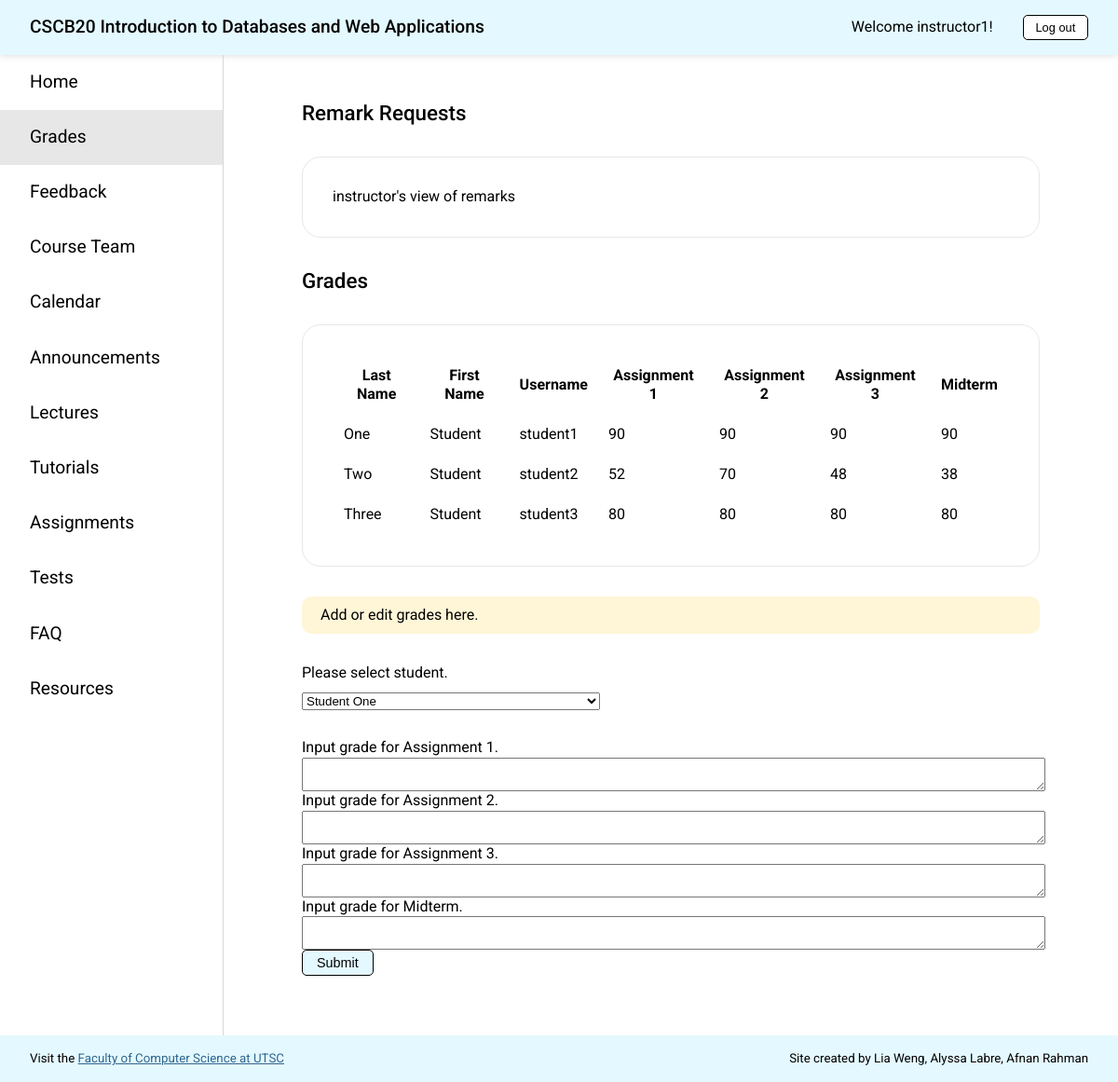
The app's page /grades (signed in), older data.
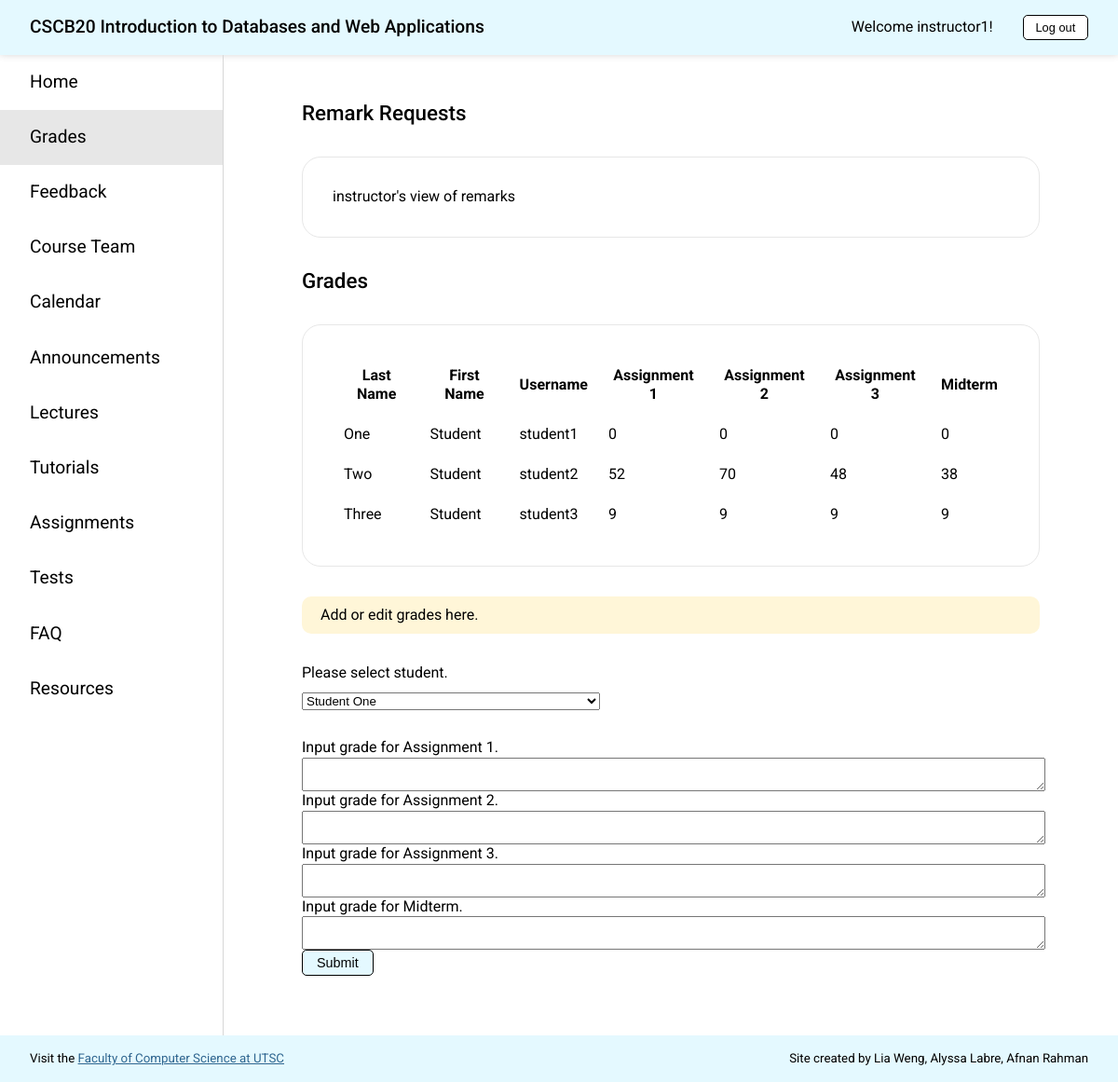
The same page, newer data.
### app.py (models this page shows, shortened)
class Student(db.Model):
    __tablename__ = 'Student'
    id = db.Column(db.Integer, primary_key=True)
    username = db.Column(db.String(20), unique=True, nullable=False)
    password = db.Column(db.String(20), nullable=False)
    first_name = db.Column(db.String(40), nullable=False)
    last_name = db.Column(db.String(40), nullable=False)
    a1 = db.Column(db.Integer)
    a2 = db.Column(db.Integer)
    a3 = db.Column(db.Integer)
    midterm = db.Column(db.Integer)
    remark = db.relationship('Remark', backref='student', lazy=True)

### app.py (the view)
@app.route('/grades', methods=['GET', 'POST'])
def grades():
    check_authorization()
    students = get_allstudents()
    if request.method == 'GET':
        if session['type'] == 'student':
            student = get_student(session['user'])
            return render_template('grades_s.html', page='grades', student=student)
        else:
            return render_template('grades_i.html', page='grades', students=students)
    else:
        return add_grades(request.form["student"], request.form["a1"], request.form["a2"], request.form["a3"], request.form["midterm"], students=students)

### app.py (called while the page is built)
def check_authorization():
    if "user" not in session:
        abort(403, "Please sign in to access this page.")

def get_allstudents():
    return Student.query.all()

### templates/grades_i.html (shortened to what this page needs)
<!DOCTYPE html>
<html lang="en">
<head>
  <link rel="stylesheet" href="{{ url_for('static', filename='styles.css') }}">
</head>
<body>
  {% extends "template.html" %}
  {% block content %}
  <div class="content">
    <h1 class="page-title">Remark Requests</h1>
    <div class="description">
      instructor's view of remarks
    </div>
    <h1 class="page-title">Grades</h1>
    <div class="description">
      <table class="grade-display">
        <tr>
          <th>Last Name</th>
          <th>First Name</th>
          <th>Username</th>
          <th>Assignment 1</th>
          <th>Assignment 2</th>
          <th>Assignment 3</th>
          <th>Midterm</th>
        </tr>
        {% for student in students %}
        <tr>
          <td>{{student.last_name}}</td>
          <td>{{student.first_name}}</td>
          <td>{{student.username}}</td>
          <td>{{student.a1}}</td>
          <td>{{student.a2}}</td>
          <td>{{student.a3}}</td>
          <td>{{student.midterm}}</td>
        </tr>
        {% endfor%}
      </table>
    </div>
    <p class="message">Add or edit grades here.</p>
    <form class="addgrades-form" action="http://127.0.0.1:5000/grades" method="post">
      <label for="student">Please select student.</label>
      <select name="student">
        {% for student in students %}
        <option value={{student.username}}>{{student.first_name}} {{student.last_name}}</option>
        {% endfor %}
      </select>
      <label for="a1">Input grade for Assignment 1.</label>
      <textarea id="a1" name="a1" maxlength="3"></textarea>
      <label for="a2">Input grade for Assignment 2.</label>
      <textarea id="a2" name="a2" maxlength="3"></textarea>
      <label for="a3">Input grade for Assignment 3.</label>
      <textarea id="a3" name="a3" maxlength="3"></textarea>
      <label for="midterm">Input grade for Midterm.</label>
      <textarea id="midterm" name="midterm" maxlength="midterm"></textarea>
      <div>
        <button type="submit">Submit</button>
      </div>
    </form>
  </div>
  {% endblock %}

### templates/template.html (shortened to what this page needs)
<!DOCTYPE html>
<html lang="en">
<head>
  <link rel="stylesheet" href="{{ url_for('static', filename='styles.css') }}">
</head>
<body>
  <div class="header">
    <h2>CSCB20 <span class="course-title">Introduction to Databases and Web Applications</span></h2>
    <div class="header-right">
      <p>Welcome {{session['user']}}!</p>
      <a href="{{url_for('logout')}}"><button class="logout-button">Log out</button></a>
    </div>
  </div>
  <div class="wrapper">
    <nav>
      <a href="{{ url_for('home') }}" class={% if page=="home" %} "selected" {% endif %}>
        Home
      </a>
      <a href="{{ url_for('grades') }}" class={% if page=="grades" %} "selected" {% endif %}>
        Grades
      </a>
      <a href="{{ url_for('feedback') }}" class={% if page=="feedback" %} "selected" {% endif %}>
        Feedback
      </a>
      <a href="{{ url_for('team') }}" class={% if page=="team" %} "selected" {% endif %}>
        Course&nbsp;Team
      </a>
      <a href="{{ url_for('calendar') }}" class={% if page=="calendar" %} "selected" {% endif %}>
        Calendar
      </a>
      <a href="{{ url_for('announcements') }}" class={% if page=="announcements" %} "selected" {% endif %}>
        Announcements
      </a>
      <a href="{{ url_for('lectures') }}" class={% if page=="lectures" %} "selected" {% endif %}>
        Lectures
      </a>
      <a href="{{ url_for('tutorials') }}" class={% if page=="tutorials" %} "selected" {% endif %}>
        Tutorials
      </a>
      <a href="{{ url_for('assignments') }}" class={% if page=="assignments" %} "selected" {% endif %}>
        Assignments
      </a>
      <a href="{{ url_for('tests') }}" class={% if page=="tests" %} "selected" {% endif %}>
        Tests
      </a>
      <a href="{{ url_for('faq') }}" class={% if page=="faq" %} "selected" {% endif %}>
        FAQ
      </a>
      <a href="{{ url_for('resources') }}" class={% if page=="resources" %} "selected" {% endif %}>
        Resources
      </a>
    </nav>
    {% block content %}
    {% endblock %}
  </div>
  <div class="footer">
    <small>Visit the <a href="https://www.utsc.utoronto.ca/cms/faculty-of-computer-science" target="_blank">Faculty of
        Computer Science
        at UTSC</a></small>
    <small>Site created by Lia Weng, Alyssa Labre, Afnan Rahman</small>
  </div>
</body>
</html>

### static/styles.css (style rules this page uses)
@media screen and (min-width: 770px) { html { font-size: 16px; } }
body { box-sizing: border-box; margin: 0; padding: 0; font-family: "Roboto", sans-serif; line-height: 130%; }
p { margin: 0; }
h1 { font-size: 1.4rem; font-weight: 400; line-height: 130%; margin: 0; }
h2 { font-size: 1.2rem; font-weight: 500; margin: 0; }
a { color: #2f6690; }
button { background-color: #e4f9ff; border: 1px solid black; padding: 5px 15px; border-radius: 5px; font-size: 0.9rem; }
select { margin: 10px 0 30px 0; width: 20rem; }
.page-title { margin: 1rem 20px 2rem 20px; font-weight: 500; }
.message { background-color: #fff6d8; padding: 10px 20px; border-radius: 10px; margin: 0 20px; }
.description { margin: 2rem 20px; padding: 2rem; border: 1px solid #e7e7e7; border-radius: 20px; display: flex; flex-direction: column; align-items: flex-start; }
@media screen and (min-width: 551px) { .wrapper { display: grid; grid-template-columns: 1fr 4fr; } }
.header { background-color: #e4f9ff; padding: 1rem 2rem; display: flex; justify-content: space-between; align-items: center; box-shadow: 0 0 8px #d7d7d7; position: sticky; top: 0; z-index: 1; }
.header-right { display: flex; align-items: center; margin-left: 2rem; }
.header-right p { width: auto; }
.logout-button { margin-left: 2rem; background-color: white; border: 1px solid black; border-radius: 5px; font-size: 0.8rem; padding: 0.3rem 0.8rem; }
@media screen and (min-width: 551px) { nav { border-right: 1px solid #d7d7d7; display: flex; flex-direction: column; } }
@media screen and (min-width: 551px) { nav a { color: black; text-decoration: none; font-size: 1.2rem; font-weight: 400; padding: 1.2rem 2rem; } }
.selected { background-color: #e7e7e7; }
.content { min-height: 80vh; }
@media screen and (min-width: 770px) { .content { padding: 2rem 4rem; } }
@media screen and (min-width: 770px) { .footer { background-color: #e4f9ff; height: 5vh; padding: 5px 2rem; display: flex; align-items: center; justify-content: space-between; } }
td, th { padding: 10px; }
.addgrades-form { margin: 2rem 20px; display: flex; flex-direction: column; }
.addgrades-form textarea { width: 100%; }

Row changes from the older to the newer data that the page shows:
changed Student "One": a1 "90" → "0"; a2 "90" → "0"; a3 "90" → "0"; midterm "90" → "0"
changed Student "Three": a1 "80" → "9"; a2 "80" → "9"; a3 "80" → "9"; midterm "80" → "9"
